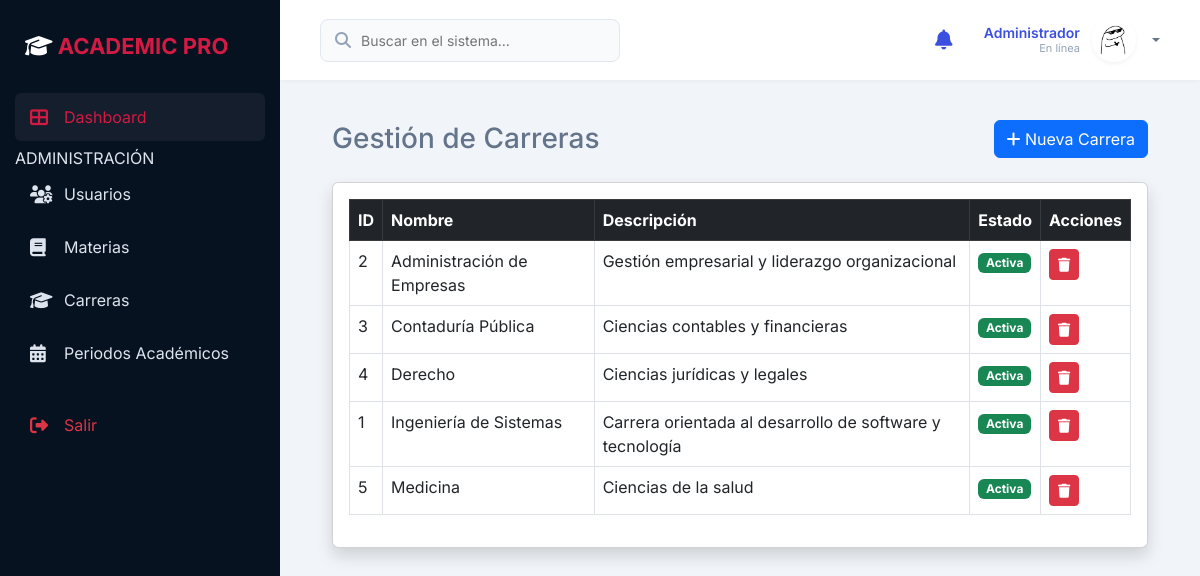
Page /index.php?controller=Admin&action=gestionCarreras (signed in) on the committed database.
### tables this page shows
CREATE TABLE `carrera` (
  `id_carrera` int(11) NOT NULL,
  `nombre` varchar(100) NOT NULL,
  `descripcion` text DEFAULT NULL,
  `estado` enum('Activa','Inactiva') DEFAULT 'Activa'
);

### controllers/AdminController.php (called while the page is built, shortened)
<?php
class AdminController {
    private $model;
    public function __construct() {
        $this->model = new AdminModel();
    }
    public function gestionCarreras() {
        $carreras = $this->model->obtenerTodasCarreras();
        require_once 'views/admin/gestion_carreras.php';
    }
}
?>

### config/database.php (called while the page is built, shortened)
<?php
class Database {
    private $host = 'localhost';
    private $port = 3307;
    private $db_name = 'sistemaacademico';
    private $username = 'root';
    private $password = '';
    public function connect() {
        try {
            $this->conn = new PDO(
                "mysql:host={$this->host};port={$this->port};dbname={$this->db_name};charset=utf8mb4",
                $this->username,
                $this->password
            );
            $this->conn->setAttribute(PDO::ATTR_ERRMODE, PDO::ERRMODE_EXCEPTION);
            $this->conn->setAttribute(PDO::ATTR_EMULATE_PREPARES, false);
            return $this->conn;
        } catch(PDOException $e) {
            die("Error de conexión: " . $e->getMessage());
        }
    }
}

### models/AdminModel.php (called while the page is built, shortened)
<?php
class AdminModel {
    private $db;
    public function __construct() {
        $this->db = (new Database())->connect();
    }
    public function obtenerTodasCarreras() {
        $stmt = $this->db->query("SELECT * FROM carrera ORDER BY nombre");
        return $stmt->fetchAll(PDO::FETCH_ASSOC);
    }
}
?>

### views/admin/gestion_carreras.php (the view, shortened to what this page needs)
<?php require_once 'views/layouts/header.php'; ?>
<div class="container-fluid">
    <div class="d-flex justify-content-between align-items-center mb-4">
        <h2 class="h3 mb-0 text-gray-800">Gestión de Carreras</h2>
        <button class="btn btn-primary" data-bs-toggle="modal" data-bs-target="#modalNuevaCarrera">
            <i class="fas fa-plus"></i> Nueva Carrera
        </button>
    </div>
    <div class="card shadow mb-4">
        <div class="card-body">
            <div class="table-responsive">
                <table class="table table-bordered table-hover">
                    <thead class="table-dark">
                        <tr>
                            <th>ID</th>
                            <th>Nombre</th>
                            <th>Descripción</th>
                            <th>Estado</th>
                            <th>Acciones</th>
                        </tr>
                    </thead>
                    <tbody>
                        <?php foreach ($carreras as $carrera): ?>
                        <tr>
                            <td><?= $carrera['id_carrera'] ?></td>
                            <td><?= htmlspecialchars($carrera['nombre']) ?></td>
                            <td><?= htmlspecialchars($carrera['descripcion']) ?></td>
                            <td>
                                <?php if ($carrera['estado'] == 'Activa'): ?>
                                    <span class="badge bg-success">Activa</span>
                                <?php else: ?>
                                    <span class="badge bg-danger">Inactiva</span>
                                <?php endif; ?>
                            </td>
                            <td>
                                <a href="index.php?controller=Admin&action=eliminarCarrera&id=<?= $carrera['id_carrera'] ?>" class="btn btn-danger btn-sm" onclick="return confirm('¿Seguro que desea eliminar esta carrera?')">
                                    <i class="fas fa-trash"></i>
                                </a>
                            </td>
                        </tr>
                        <?php endforeach; ?>
                    </tbody>
                </table>
            </div>
        </div>
    </div>
</div>
<?php require_once 'views/layouts/footer.php'; ?>

### rows in the picture
carrera: id_carrera "2", nombre "Administración de Empresas", descripcion "Gestión empresarial y liderazgo organizacional", estado "Activa"
carrera: id_carrera "3", nombre "Contaduría Pública", descripcion "Ciencias contables y financieras", estado "Activa"
carrera: id_carrera "4", nombre "Derecho", descripcion "Ciencias jurídicas y legales", estado "Activa"
carrera: id_carrera "1", nombre "Ingeniería de Sistemas", descripcion "Carrera orientada al desarrollo de software y tecnología", estado "Activa"
carrera: id_carrera "5", nombre "Medicina", descripcion "Ciencias de la salud", estado "Activa"

### other values in the picture
$_SESSION['rol'] "Administrador"
